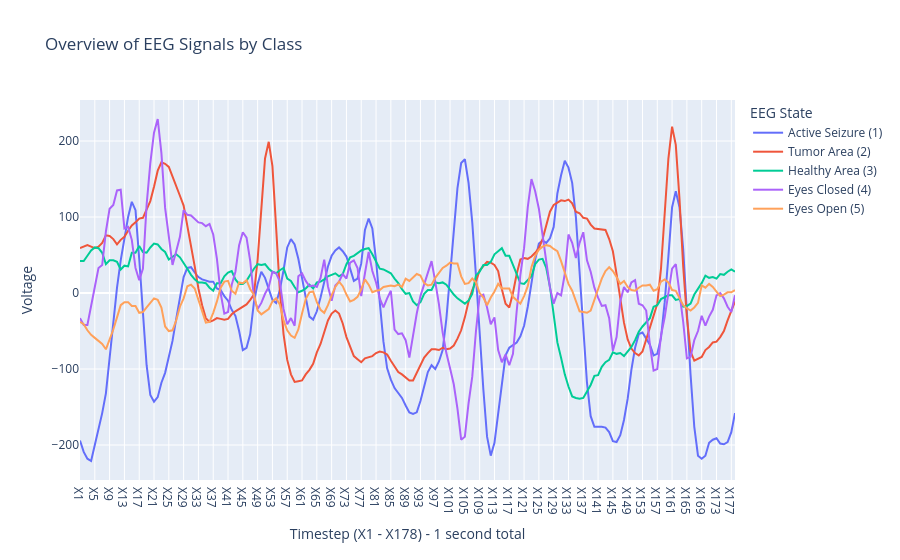

This figure's notebook cell:
### Markdown cell above
### Data visualisation & Exploration

### Code cell
import plotly.graph_objects as go

class_titles = {
    1: "Active Seizure (1)",
    2: "Tumor Area (2)",
    3: "Healthy Area (3)",
    4: "Eyes Closed (4)",
    5: "Eyes Open (5)"
}

fig = go.Figure()

for item in class_titles:
    
    # one random sample from each class
    sample = train_df[train_df['y'] == item].sample(n=1)
    
    # convert to series
    voltages = sample.drop(columns=['y']).iloc[0]
    
    fig.add_trace(go.Scatter(
        x=voltages.index, 
        y=voltages.values, 
        mode='lines',
        name=class_titles.get(item, f"Class {item}") 
    ))

fig.update_layout(
    title="Overview of EEG Signals by Class",
    xaxis_title="Timestep (X1 - X178) - 1 second total",
    yaxis_title="Voltage",
    legend_title="EEG State",
    hovermode="x unified" 
)

fig.show()

### Figure 1 — Plotly figure (JSON) as saved in the notebook; plotly's stock layout.template omitted (floating-point values rounded to 4 significant figures; data arrays with more than 128 entries replaced by an {"elided": "..."} marker saying what was removed)
{"data": [{"mode": "lines", "name": "Active Seizure (1)", "type": "scatter", "x": {"elided": "178 str values"}, "y": {"elided": "178 int values"}}, {"mode": "lines", "name": "Tumor Area (2)", "type": "scatter", "x": {"elided": "178 str values"}, "y": {"elided": "178 int values"}}, {"mode": "lines", "name": "Healthy Area (3)", "type": "scatter", "x": {"elided": "178 str values"}, "y": {"elided": "178 int values"}}, {"mode": "lines", "name": "Eyes Closed (4)", "type": "scatter", "x": {"elided": "178 str values"}, "y": {"elided": "178 int values"}}, {"mode": "lines", "name": "Eyes Open (5)", "type": "scatter", "x": {"elided": "178 str values"}, "y": {"elided": "178 int values"}}], "layout": {"hovermode": "x unified", "legend": {"title": {"text": "EEG State"}}, "title": {"text": "Overview of EEG Signals by Class"}, "xaxis": {"title": {"text": "Timestep (X1 - X178) - 1 second total"}}, "yaxis": {"title": {"text": "Voltage"}}}}
